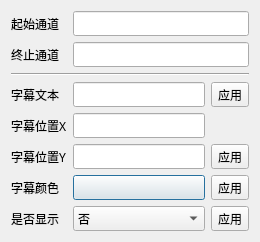
<?xml version="1.0" encoding="UTF-8"?>
<ui version="4.0">
 <class>BCSettingBatchSubTitlesDlg</class>
 <widget class="QDialog" name="BCSettingBatchSubTitlesDlg">
  <property name="geometry">
   <rect>
    <x>0</x>
    <y>0</y>
    <width>260</width>
    <height>226</height>
   </rect>
  </property>
  <property name="windowTitle">
   <string>Dialog</string>
  </property>
  <layout class="QGridLayout" name="gridLayout">
   <item row="0" column="0">
    <widget class="QLabel" name="label">
     <property name="font">
      <font>
       <family>微软雅黑</family>
      </font>
     </property>
     <property name="text">
      <string>起始通道</string>
     </property>
    </widget>
   </item>
   <item row="1" column="0">
    <widget class="QLabel" name="label_2">
     <property name="font">
      <font>
       <family>微软雅黑</family>
      </font>
     </property>
     <property name="text">
      <string>终止通道</string>
     </property>
    </widget>
   </item>
   <item row="2" column="0" colspan="3">
    <widget class="Line" name="line">
     <property name="font">
      <font>
       <family>微软雅黑</family>
      </font>
     </property>
     <property name="orientation">
      <enum>Qt::Horizontal</enum>
     </property>
    </widget>
   </item>
   <item row="3" column="0" rowspan="2">
    <widget class="QLabel" name="label_3">
     <property name="font">
      <font>
       <family>微软雅黑</family>
      </font>
     </property>
     <property name="text">
      <string>字幕文本</string>
     </property>
    </widget>
   </item>
   <item row="3" column="1" rowspan="2">
    <widget class="QLineEdit" name="m_pSubTitlesTextLineEdit">
     <property name="font">
      <font>
       <family>微软雅黑</family>
      </font>
     </property>
    </widget>
   </item>
   <item row="5" column="0">
    <widget class="QLabel" name="label_4">
     <property name="font">
      <font>
       <family>微软雅黑</family>
      </font>
     </property>
     <property name="text">
      <string>字幕位置X</string>
     </property>
    </widget>
   </item>
   <item row="5" column="1">
    <widget class="QLineEdit" name="m_pSubTitlesPosXLineEdit">
     <property name="font">
      <font>
       <family>微软雅黑</family>
      </font>
     </property>
    </widget>
   </item>
   <item row="6" column="0">
    <widget class="QLabel" name="label_5">
     <property name="font">
      <font>
       <family>微软雅黑</family>
      </font>
     </property>
     <property name="text">
      <string>字幕位置Y</string>
     </property>
    </widget>
   </item>
   <item row="6" column="1">
    <widget class="QLineEdit" name="m_pSubTitlesPosYLineEdit">
     <property name="font">
      <font>
       <family>微软雅黑</family>
      </font>
     </property>
    </widget>
   </item>
   <item row="6" column="2">
    <widget class="QToolButton" name="m_pSubTitlesPosApplyBtn">
     <property name="minimumSize">
      <size>
       <width>0</width>
       <height>23</height>
      </size>
     </property>
     <property name="font">
      <font>
       <family>微软雅黑</family>
      </font>
     </property>
     <property name="text">
      <string>应用</string>
     </property>
    </widget>
   </item>
   <item row="7" column="0">
    <widget class="QLabel" name="label_6">
     <property name="font">
      <font>
       <family>微软雅黑</family>
      </font>
     </property>
     <property name="text">
      <string>字幕颜色</string>
     </property>
    </widget>
   </item>
   <item row="7" column="1">
    <widget class="QPushButton" name="m_pSubTitlesColorBtn">
     <property name="font">
      <font>
       <family>微软雅黑</family>
      </font>
     </property>
     <property name="text">
      <string/>
     </property>
    </widget>
   </item>
   <item row="7" column="2">
    <widget class="QToolButton" name="m_pSubTitlesColorApplyBtn">
     <property name="minimumSize">
      <size>
       <width>0</width>
       <height>23</height>
      </size>
     </property>
     <property name="font">
      <font>
       <family>微软雅黑</family>
      </font>
     </property>
     <property name="text">
      <string>应用</string>
     </property>
    </widget>
   </item>
   <item row="8" column="0">
    <widget class="QLabel" name="label_7">
     <property name="font">
      <font>
       <family>微软雅黑</family>
      </font>
     </property>
     <property name="text">
      <string>是否显示</string>
     </property>
    </widget>
   </item>
   <item row="8" column="1">
    <widget class="QComboBox" name="m_pSubTitlesVisibleCombox">
     <property name="font">
      <font>
       <family>微软雅黑</family>
      </font>
     </property>
     <item>
      <property name="text">
       <string>否</string>
      </property>
     </item>
     <item>
      <property name="text">
       <string>是</string>
      </property>
     </item>
    </widget>
   </item>
   <item row="8" column="2">
    <widget class="QToolButton" name="m_pSubTitlesVisibleApplyBtn">
     <property name="minimumSize">
      <size>
       <width>0</width>
       <height>23</height>
      </size>
     </property>
     <property name="font">
      <font>
       <family>微软雅黑</family>
      </font>
     </property>
     <property name="text">
      <string>应用</string>
     </property>
    </widget>
   </item>
   <item row="1" column="1" colspan="2">
    <widget class="QLineEdit" name="m_pEndChannelIDLineEdit">
     <property name="font">
      <font>
       <family>微软雅黑</family>
      </font>
     </property>
    </widget>
   </item>
   <item row="0" column="1" colspan="2">
    <widget class="QLineEdit" name="m_pBeginChannelIDLineEdit">
     <property name="font">
      <font>
       <family>微软雅黑</family>
      </font>
     </property>
    </widget>
   </item>
   <item row="3" column="2" rowspan="2">
    <widget class="QToolButton" name="m_pSubTitlesTextApplyBtn">
     <property name="minimumSize">
      <size>
       <width>0</width>
       <height>23</height>
      </size>
     </property>
     <property name="font">
      <font>
       <family>微软雅黑</family>
      </font>
     </property>
     <property name="text">
      <string>应用</string>
     </property>
    </widget>
   </item>
  </layout>
 </widget>
 <resources/>
 <connections/>
</ui>
